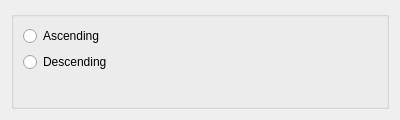
<?xml version="1.0" encoding="UTF-8"?>
<ui version="4.0">
 <class>SortMatrixDialog</class>
 <widget class="QDialog" name="SortMatrixDialog">
  <property name="geometry">
   <rect>
    <x>0</x>
    <y>0</y>
    <width>400</width>
    <height>120</height>
   </rect>
  </property>
  <property name="sizePolicy">
   <sizepolicy hsizetype="Fixed" vsizetype="Fixed">
    <horstretch>0</horstretch>
    <verstretch>0</verstretch>
   </sizepolicy>
  </property>
  <property name="minimumSize">
   <size>
    <width>300</width>
    <height>120</height>
   </size>
  </property>
  <property name="windowTitle">
   <string>Dialog</string>
  </property>
  <layout class="QVBoxLayout" name="verticalLayout">
   <item>
    <widget class="QGroupBox" name="groupBox">
     <property name="title">
      <string/>
     </property>
     <layout class="QFormLayout" name="formLayout">
      <property name="fieldGrowthPolicy">
       <enum>QFormLayout::FieldsStayAtSizeHint</enum>
      </property>
      <item row="0" column="0">
       <widget class="QRadioButton" name="ascendButton_">
        <property name="text">
         <string>Ascending</string>
        </property>
       </widget>
      </item>
      <item row="3" column="0">
       <widget class="QRadioButton" name="descendButton_">
        <property name="text">
         <string>Descending</string>
        </property>
       </widget>
      </item>
     </layout>
    </widget>
   </item>
  </layout>
 </widget>
 <resources/>
 <connections/>
</ui>
